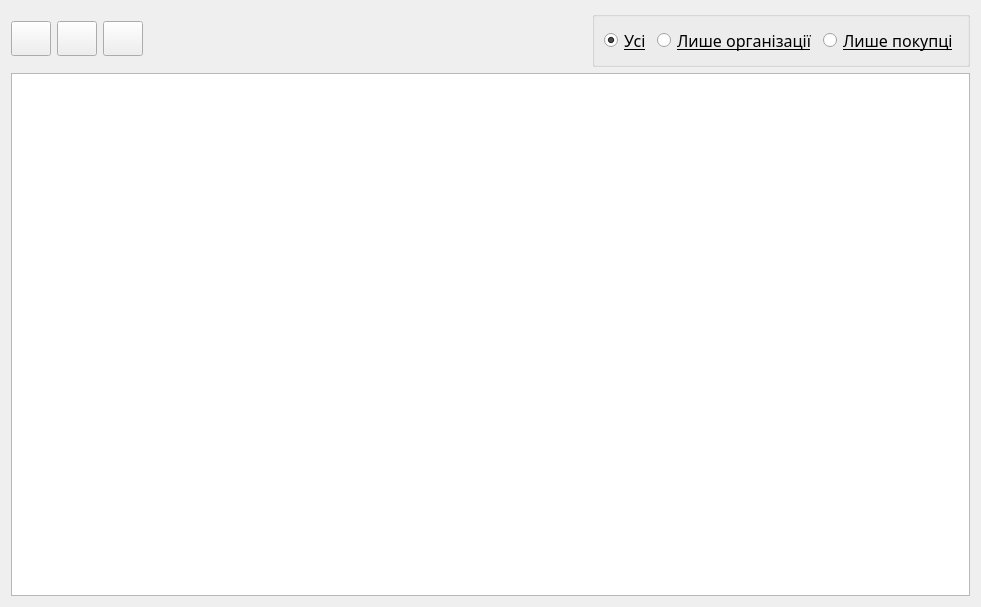
<?xml version="1.0" encoding="UTF-8"?>
<ui version="4.0">
 <class>Lists</class>
 <widget class="QWidget" name="Lists">
  <property name="geometry">
   <rect>
    <x>0</x>
    <y>0</y>
    <width>981</width>
    <height>607</height>
   </rect>
  </property>
  <property name="windowTitle">
   <string>Form</string>
  </property>
  <layout class="QVBoxLayout" name="verticalLayout">
   <item>
    <layout class="QHBoxLayout" name="horizontalLayout_3">
     <item>
      <widget class="QPushButton" name="btn_add">
       <property name="sizePolicy">
        <sizepolicy hsizetype="Fixed" vsizetype="Fixed">
         <horstretch>0</horstretch>
         <verstretch>0</verstretch>
        </sizepolicy>
       </property>
       <property name="minimumSize">
        <size>
         <width>40</width>
         <height>35</height>
        </size>
       </property>
       <property name="text">
        <string/>
       </property>
       <property name="icon">
        <iconset resource="../recources/all.qrc">
         <normaloff>:/icons/add.png</normaloff>:/icons/add.png</iconset>
       </property>
       <property name="shortcut">
        <string>Ctrl+A</string>
       </property>
      </widget>
     </item>
     <item>
      <widget class="QPushButton" name="btn_del">
       <property name="enabled">
        <bool>true</bool>
       </property>
       <property name="sizePolicy">
        <sizepolicy hsizetype="Fixed" vsizetype="Fixed">
         <horstretch>0</horstretch>
         <verstretch>0</verstretch>
        </sizepolicy>
       </property>
       <property name="minimumSize">
        <size>
         <width>40</width>
         <height>35</height>
        </size>
       </property>
       <property name="text">
        <string/>
       </property>
       <property name="icon">
        <iconset resource="../recources/all.qrc">
         <normaloff>:/icons/delete.png</normaloff>:/icons/delete.png</iconset>
       </property>
       <property name="shortcut">
        <string>Del</string>
       </property>
      </widget>
     </item>
     <item>
      <widget class="QPushButton" name="btn_load">
       <property name="sizePolicy">
        <sizepolicy hsizetype="Fixed" vsizetype="Fixed">
         <horstretch>0</horstretch>
         <verstretch>0</verstretch>
        </sizepolicy>
       </property>
       <property name="minimumSize">
        <size>
         <width>40</width>
         <height>35</height>
        </size>
       </property>
       <property name="text">
        <string/>
       </property>
       <property name="icon">
        <iconset resource="../recources/all.qrc">
         <normaloff>:/icons/refresh.png</normaloff>:/icons/refresh.png</iconset>
       </property>
       <property name="shortcut">
        <string>Ctrl+A</string>
       </property>
      </widget>
     </item>
     <item>
      <spacer name="horizontalSpacer">
       <property name="orientation">
        <enum>Qt::Horizontal</enum>
       </property>
       <property name="sizeType">
        <enum>QSizePolicy::Expanding</enum>
       </property>
       <property name="sizeHint" stdset="0">
        <size>
         <width>40</width>
         <height>20</height>
        </size>
       </property>
      </spacer>
     </item>
     <item>
      <widget class="QGroupBox" name="groupBox">
       <property name="title">
        <string/>
       </property>
       <layout class="QGridLayout" name="gridLayout">
        <item row="0" column="0">
         <layout class="QHBoxLayout" name="horizontalLayout">
          <item>
           <widget class="QRadioButton" name="radio_all">
            <property name="font">
             <font>
              <family>Alef</family>
              <pointsize>12</pointsize>
              <underline>true</underline>
             </font>
            </property>
            <property name="text">
             <string>Усі</string>
            </property>
            <property name="checked">
             <bool>true</bool>
            </property>
           </widget>
          </item>
          <item>
           <widget class="QRadioButton" name="radio_org">
            <property name="font">
             <font>
              <family>Alef</family>
              <pointsize>12</pointsize>
              <underline>true</underline>
             </font>
            </property>
            <property name="text">
             <string>Лише організації</string>
            </property>
           </widget>
          </item>
          <item>
           <widget class="QRadioButton" name="radio_not_org">
            <property name="font">
             <font>
              <family>Alef</family>
              <pointsize>12</pointsize>
              <underline>true</underline>
             </font>
            </property>
            <property name="text">
             <string>Лише покупці</string>
            </property>
           </widget>
          </item>
         </layout>
        </item>
       </layout>
      </widget>
     </item>
    </layout>
   </item>
   <item>
    <layout class="QHBoxLayout" name="horizontalLayout_2">
     <item>
      <widget class="QTableView" name="tableView"/>
     </item>
    </layout>
   </item>
  </layout>
 </widget>
 <resources>
  <include location="../recources/all.qrc"/>
 </resources>
 <connections/>
</ui>
